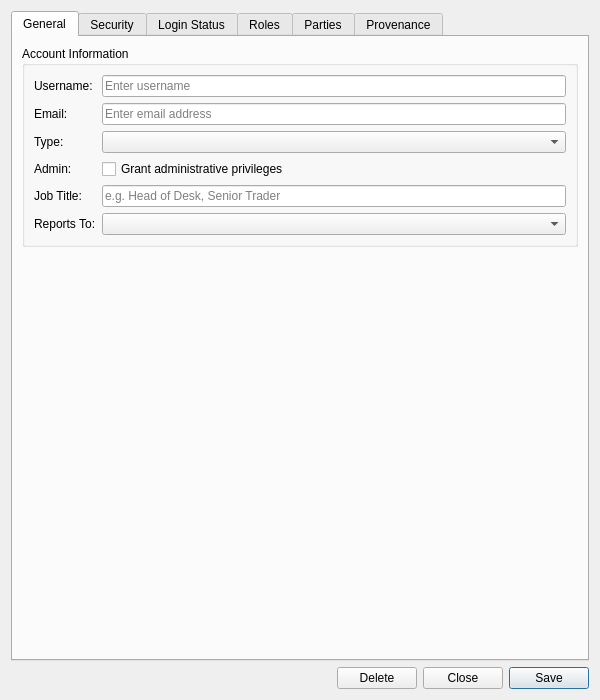
<?xml version="1.0" encoding="UTF-8"?>
<ui version="4.0">
 <class>AccountDetailDialog</class>
 <widget class="QWidget" name="AccountDetailDialog">
  <property name="geometry">
   <rect>
    <x>0</x>
    <y>0</y>
    <width>600</width>
    <height>700</height>
   </rect>
  </property>
  <property name="minimumSize">
   <size>
    <width>600</width>
    <height>500</height>
   </size>
  </property>
  <property name="sizePolicy">
   <sizepolicy hsizetype="Preferred" vsizetype="Preferred">
    <horstretch>0</horstretch>
    <verstretch>0</verstretch>
   </sizepolicy>
  </property>
  <property name="windowTitle">
   <string>Account Details</string>
  </property>
  <layout class="QVBoxLayout" name="verticalLayout">
   <item>
    <widget class="QTabWidget" name="tabWidget">
     <property name="currentIndex"><number>0</number></property>
     <widget class="QWidget" name="generalTab">
      <attribute name="title"><string>General</string></attribute>
      <layout class="QVBoxLayout" name="generalLayout">
       <item>
        <widget class="QGroupBox" name="accountInfoGroup">
         <property name="title">
          <string>Account Information</string>
         </property>
         <layout class="QFormLayout" name="formLayout">
          <item row="0" column="0">
           <widget class="QLabel" name="labelUsername">
            <property name="text">
             <string>Username:</string>
            </property>
           </widget>
          </item>
          <item row="0" column="1">
           <widget class="QLineEdit" name="usernameEdit">
            <property name="placeholderText">
             <string>Enter username</string>
            </property>
           </widget>
          </item>
          <item row="1" column="0">
           <widget class="QLabel" name="labelEmail">
            <property name="text">
             <string>Email:</string>
            </property>
           </widget>
          </item>
          <item row="1" column="1">
           <widget class="QLineEdit" name="emailEdit">
            <property name="placeholderText">
             <string>Enter email address</string>
            </property>
           </widget>
          </item>
          <item row="2" column="0">
           <widget class="QLabel" name="labelAccountType">
            <property name="text">
             <string>Type:</string>
            </property>
           </widget>
          </item>
          <item row="2" column="1">
           <widget class="QComboBox" name="accountTypeCombo"/>
          </item>
          <item row="3" column="0">
           <widget class="QLabel" name="labelIsAdmin">
            <property name="text">
             <string>Admin:</string>
            </property>
            <property name="visible">
             <bool>false</bool>
            </property>
           </widget>
          </item>
          <item row="3" column="1">
           <widget class="QCheckBox" name="isAdminCheckBox">
            <property name="text">
             <string>Grant administrative privileges</string>
            </property>
            <property name="visible">
             <bool>false</bool>
            </property>
           </widget>
          </item>
          <item row="4" column="0">
           <widget class="QLabel" name="labelJobTitle">
            <property name="text">
             <string>Job Title:</string>
            </property>
           </widget>
          </item>
          <item row="4" column="1">
           <widget class="QLineEdit" name="jobTitleEdit">
            <property name="placeholderText">
             <string>e.g. Head of Desk, Senior Trader</string>
            </property>
           </widget>
          </item>
          <item row="5" column="0">
           <widget class="QLabel" name="labelReportsTo">
            <property name="text">
             <string>Reports To:</string>
            </property>
           </widget>
          </item>
          <item row="5" column="1">
           <widget class="QComboBox" name="reportsToCombo"/>
          </item>
         </layout>
        </widget>
       </item>
       <item>
        <spacer name="verticalSpacerGeneral">
         <property name="orientation">
          <enum>Qt::Vertical</enum>
         </property>
         <property name="sizeHint" stdset="0">
          <size>
           <width>20</width>
           <height>40</height>
          </size>
         </property>
        </spacer>
       </item>
      </layout>
     </widget>
     <widget class="QWidget" name="securityTab">
      <attribute name="title"><string>Security</string></attribute>
      <layout class="QVBoxLayout" name="securityLayout">
       <item>
        <widget class="QGroupBox" name="passwordGroup">
         <property name="title">
          <string>Password</string>
         </property>
         <layout class="QFormLayout" name="formLayout_2">
          <item row="0" column="0">
           <widget class="QLabel" name="labelPassword">
            <property name="text">
             <string>Password:</string>
            </property>
           </widget>
          </item>
          <item row="0" column="1">
           <widget class="QLineEdit" name="passwordEdit">
            <property name="echoMode">
             <enum>QLineEdit::Password</enum>
            </property>
            <property name="placeholderText">
             <string>Enter password</string>
            </property>
           </widget>
          </item>
          <item row="1" column="0">
           <widget class="QLabel" name="labelConfirmPassword">
            <property name="text">
             <string>Confirm Password:</string>
            </property>
           </widget>
          </item>
          <item row="1" column="1">
           <widget class="QLineEdit" name="confirmPasswordEdit">
            <property name="echoMode">
             <enum>QLineEdit::Password</enum>
            </property>
            <property name="placeholderText">
             <string>Confirm password</string>
            </property>
           </widget>
          </item>
          <item row="2" column="1">
           <widget class="QCheckBox" name="showPasswordCheck">
            <property name="text">
             <string>Show passwords</string>
            </property>
           </widget>
          </item>
         </layout>
        </widget>
       </item>
       <item>
        <spacer name="verticalSpacerSecurity">
         <property name="orientation">
          <enum>Qt::Vertical</enum>
         </property>
         <property name="sizeHint" stdset="0">
          <size>
           <width>20</width>
           <height>40</height>
          </size>
         </property>
        </spacer>
       </item>
      </layout>
     </widget>
     <widget class="QWidget" name="loginStatusTab">
      <attribute name="title"><string>Login Status</string></attribute>
      <layout class="QVBoxLayout" name="loginStatusLayout">
       <item>
        <widget class="QGroupBox" name="loginStatusGroup">
         <property name="title">
          <string>Login Status (Read-only)</string>
         </property>
         <layout class="QFormLayout" name="formLayout_4">
          <item row="0" column="0">
           <widget class="QLabel" name="labelOnline">
            <property name="text">
             <string>Online:</string>
            </property>
           </widget>
          </item>
          <item row="0" column="1">
           <widget class="QLabel" name="onlineBadge">
            <property name="sizePolicy">
             <sizepolicy hsizetype="Fixed" vsizetype="Fixed">
              <horstretch>0</horstretch>
              <verstretch>0</verstretch>
             </sizepolicy>
            </property>
           </widget>
          </item>
          <item row="1" column="0">
           <widget class="QLabel" name="labelLocked">
            <property name="text">
             <string>Locked:</string>
            </property>
           </widget>
          </item>
          <item row="1" column="1">
           <widget class="QLabel" name="lockedBadge">
            <property name="sizePolicy">
             <sizepolicy hsizetype="Fixed" vsizetype="Fixed">
              <horstretch>0</horstretch>
              <verstretch>0</verstretch>
             </sizepolicy>
            </property>
           </widget>
          </item>
          <item row="2" column="0">
           <widget class="QLabel" name="labelFailedLogins">
            <property name="text">
             <string>Failed Logins:</string>
            </property>
           </widget>
          </item>
          <item row="2" column="1">
           <widget class="QLineEdit" name="failedLoginsEdit">
            <property name="readOnly">
             <bool>true</bool>
            </property>
           </widget>
          </item>
          <item row="3" column="0">
           <widget class="QLabel" name="labelLastLogin">
            <property name="text">
             <string>Last Login:</string>
            </property>
           </widget>
          </item>
          <item row="3" column="1">
           <widget class="QLineEdit" name="lastLoginEdit">
            <property name="readOnly">
             <bool>true</bool>
            </property>
           </widget>
          </item>
          <item row="4" column="0">
           <widget class="QLabel" name="labelLastIp">
            <property name="text">
             <string>Last IP:</string>
            </property>
           </widget>
          </item>
          <item row="4" column="1">
           <widget class="QLineEdit" name="lastIpEdit">
            <property name="readOnly">
             <bool>true</bool>
            </property>
           </widget>
          </item>
          <item row="5" column="0">
           <widget class="QLabel" name="labelLastAttemptIp">
            <property name="text">
             <string>Last Attempt IP:</string>
            </property>
           </widget>
          </item>
          <item row="5" column="1">
           <widget class="QLineEdit" name="lastAttemptIpEdit">
            <property name="readOnly">
             <bool>true</bool>
            </property>
           </widget>
          </item>
         </layout>
        </widget>
       </item>
       <item>
        <spacer name="verticalSpacerLoginStatus">
         <property name="orientation">
          <enum>Qt::Vertical</enum>
         </property>
         <property name="sizeHint" stdset="0">
          <size>
           <width>20</width>
           <height>40</height>
          </size>
         </property>
        </spacer>
       </item>
      </layout>
     </widget>
     <widget class="QWidget" name="rolesTab">
      <attribute name="title"><string>Roles</string></attribute>
      <layout class="QVBoxLayout" name="rolesLayout">
       <item>
        <widget class="QLabel" name="rolesPlaceholderLabel">
         <property name="text">
          <string>Role assignments are managed via the Roles widget.</string>
         </property>
         <property name="alignment">
          <set>Qt::AlignCenter</set>
         </property>
        </widget>
       </item>
      </layout>
     </widget>
     <widget class="QWidget" name="partiesTab">
      <attribute name="title"><string>Parties</string></attribute>
      <layout class="QVBoxLayout" name="partiesLayout">
       <item>
        <widget class="QLabel" name="partiesPlaceholderLabel">
         <property name="text">
          <string>Party assignments are managed via the Parties widget.</string>
         </property>
         <property name="alignment">
          <set>Qt::AlignCenter</set>
         </property>
        </widget>
       </item>
      </layout>
     </widget>
     <widget class="QWidget" name="provenanceTab">
      <attribute name="title"><string>Provenance</string></attribute>
      <layout class="QVBoxLayout" name="provenanceTabLayout">
       <item>
        <widget class="ores::qt::ProvenanceWidget" name="provenanceWidget" native="true"/>
       </item>
      </layout>
     </widget>
    </widget>
   </item>
   <item>
    <layout class="QHBoxLayout" name="buttonLayout">
     <item>
      <spacer name="horizontalSpacer">
       <property name="orientation">
        <enum>Qt::Horizontal</enum>
       </property>
       <property name="sizeHint" stdset="0">
        <size><width>40</width><height>20</height></size>
       </property>
      </spacer>
     </item>
     <item>
      <widget class="QPushButton" name="deleteButton">
       <property name="text">
        <string>Delete</string>
       </property>
      </widget>
     </item>
     <item>
      <widget class="QPushButton" name="closeButton">
       <property name="text">
        <string>Close</string>
       </property>
      </widget>
     </item>
     <item>
      <widget class="QPushButton" name="saveButton">
       <property name="text">
        <string>Save</string>
       </property>
       <property name="default">
        <bool>true</bool>
       </property>
      </widget>
     </item>
    </layout>
   </item>
  </layout>
 </widget>
 <customwidgets>
  <customwidget>
   <class>ores::qt::ProvenanceWidget</class>
   <extends>QWidget</extends>
   <header>ores.qt/ProvenanceWidget.hpp</header>
  </customwidget>
 </customwidgets>
 <resources/>
 <connections/>
</ui>
